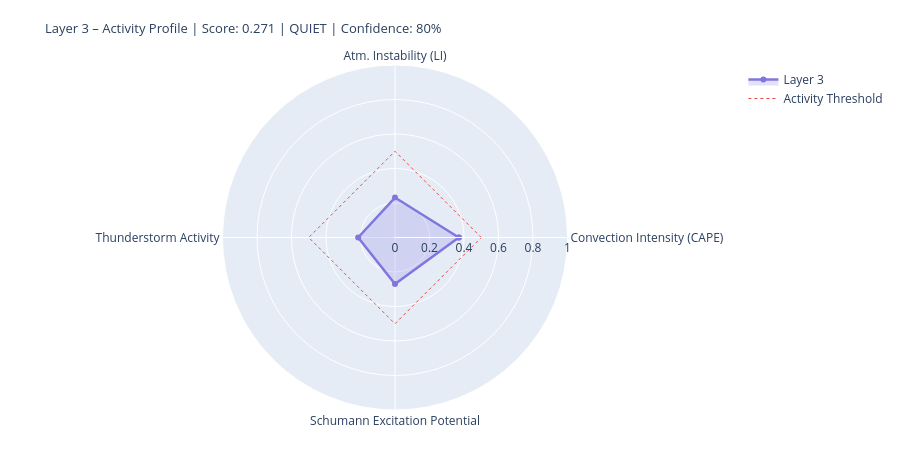

The notebook cell this image was saved under:
### Markdown cell above
---
## 4. State Assessment & Handoff to Layer 4/5

### Code cell
# ============================================================
# LAYER-3-SCORE
# Five dynamic components
# ============================================================

def norm(v, lo, hi):
    if v is None or (isinstance(v, float) and math.isnan(v)): return None
    return round(max(0.0, min(1.0, (v - lo) / (hi - lo))), 4)

# --- 1) Convection intensity (global CAPE mean) ---
cape_mean = df_atm['cape'].dropna().mean() if not df_atm.empty else None
conv_score = norm(cape_mean, 0, 3000)
conv_src   = 'primary' if cape_mean is not None else 'missing'

# --- 2) Atmospheric instability (LI mean) ---
li_mean   = df_atm['li'].dropna().mean() if not df_atm.empty else None
# Negative LI = unstable → higher score
instab_score = norm(-li_mean if li_mean is not None else None, -6, 6)
instab_src   = 'primary' if li_mean is not None else 'missing'

# --- 3) Thunderstorm activity (mean thunder score + WMO count) ---
thunder_mean = df_atm['thunder_score'].mean() if not df_atm.empty else None
n_thunder    = int(df_atm['thunderstorm'].sum()) if not df_atm.empty else 0
thunder_score_val = norm(
    (thunder_mean or 0) * 0.7 + n_thunder * 0.1, 0, 1.0
) if thunder_mean is not None else None
thunder_src = 'primary'

# --- 4) Schumann excitation potential (weighted Schumann contribution) ---
schumann_pot = df_atm['schumann_contribution'].mean() if not df_atm.empty else None
# Boosted by Layer-2 thunderstorm trigger
if schumann_pot is not None and l2_thunder:
    schumann_pot = min(1.0, schumann_pot * 1.2)
schumann_score = norm(schumann_pot, 0, 1.0) if schumann_pot is not None else None
schumann_src   = 'derived'

# --- 5) Storm activity (NASA EONET) ---
# Distinction: None = data not loaded, 0.0 = loaded but no events
storm_score = None
storm_src   = 'missing'
if raw.get('storms') is not None:          # API reached successfully
    storm_score = norm(len(storm_events), 0, 30) if storm_events else 0.0
    storm_src   = 'primary'

# X-Ray and Kp: context only, not in dynamic score
# (X-Ray = Layer-0/4 driver; Kp = geomagnetic index, not a lightning proxy)
xray_context = None
if raw.get('xray'):
    df_xc = pd.DataFrame(raw['xray'])
    fc = next((c for c in df_xc.columns
               if any(k in c.lower() for k in ['flux','long']) and 'time' not in c.lower()),
              df_xc.columns[1])
    df_xc[fc] = pd.to_numeric(df_xc[fc], errors='coerce')
    xray_last = df_xc[fc].dropna().iloc[-1] if not df_xc[fc].dropna().empty else None
    if xray_last:
        xray_class = ('X' if xray_last>=1e-4 else 'M' if xray_last>=1e-5
                      else 'C' if xray_last>=1e-6 else 'B')
        xray_context = {'flux': float(xray_last), 'class': xray_class}
        print(f'X-Ray context: {xray_class}-class ({xray_last:.2e} W/m²)')

# --- Aggregate ---
COMPONENTS = {
    'Convection Intensity (CAPE)':  {'score': conv_score,       'source': conv_src,    'dynamic': True},
    'Atm. Instability (LI)':         {'score': instab_score,     'source': instab_src,  'dynamic': True},
    'Thunderstorm Activity':              {'score': thunder_score_val, 'source': thunder_src, 'dynamic': True},
    'Schumann Excitation Potential':   {'score': schumann_score,   'source': schumann_src,'dynamic': True},
    'Active Storm Events (EONET)': {'score': storm_score,      'source': storm_src,   'dynamic': True},
}

available   = {k: v['score'] for k, v in COMPONENTS.items() if v['score'] is not None}
unavailable = [k for k, v in COMPONENTS.items() if v['score'] is None]
layer3_score = round(sum(available.values()) / len(available), 4) if available else None
confidence   = round(len(available) / len(COMPONENTS), 2)
level = ('unknown' if layer3_score is None
         else 'quiet'   if layer3_score < 0.3
         else 'moderate' if layer3_score < 0.6
         else 'active')
dominant_l3 = max(available, key=available.get) if available else 'none'

# --- Ausgabe ---
W = 68
print('=' * W)
print('LAYER 3 – ATMOSPHERE / WEATHER / THUNDERSTORMS – STATE ASSESSMENT')
print('=' * W)
for name, comp in COMPONENTS.items():
    s = comp['score']
    if s is not None:
        bar = '█' * int(s * 20) + '░' * (20 - int(s * 20))
        print(f'  {name:<36} {bar}  {s:.3f}  [{comp["source"]}]')
    else:
        print(f'  {name:<36} {"─" * 20}  n/a   [missing]')
print('-' * W)
print(f'  Score:        {layer3_score:.3f}  ({len(available)}/{len(COMPONENTS)} components)')
print(f'  Confidence:   {confidence:.0%}')
print(f'  Level:        {level.upper()}')
print(f'  Dominant:     {dominant_l3}')
print(f'  CAPE mean:    {cape_mean:.0f} J/kg' if cape_mean else '  CAPE mean:    n/a')
print(f'  LI mean:      {li_mean:.1f} K' if li_mean is not None else '  LI mean:      n/a')
print(f'  Thunderstorms:{n_thunder} points (WMO)  +  {len(storm_events)} NASA EONET')
print('=' * W)

# Radar
cats   = list(available.keys())
vals_r = list(available.values())
if len(cats) >= 3:
    fig = go.Figure()
    fig.add_trace(go.Scatterpolar(
        r=vals_r + [vals_r[0]], theta=cats + [cats[0]],
        fill='toself', fillcolor='rgba(127,119,221,0.22)',
        line=dict(color='#7F77DD', width=2.5), name='Layer 3'
    ))
    fig.add_trace(go.Scatterpolar(
        r=[0.5] * (len(cats)+1), theta=cats + [cats[0]],
        line=dict(color='#E24B4A', dash='dot', width=1),
        mode='lines', name='Activity Threshold'
    ))
    fig.update_layout(
        title=dict(
            text=f'Layer 3 – Activity Profile | Score: {layer3_score:.3f} | {level.upper()} | Confidence: {confidence:.0%}',
            font=dict(size=13)
        ),
        polar=dict(radialaxis=dict(visible=True, range=[0, 1])),
        height=450, showlegend=True,
        margin=dict(l=60, r=60, t=65, b=40)
    )
    fig.show()

### Figure 1 — Plotly figure (JSON) as saved in the notebook; plotly's stock layout.template omitted (floating-point values rounded to 4 significant figures)
{"data": [{"fill": "toself", "fillcolor": "rgba(127,119,221,0.22)", "line": {"color": "#7F77DD", "width": 2.5}, "name": "Layer 3", "r": [0.37, 0.2317, 0.2135, 0.2696, 0.37], "theta": ["Convection Intensity (CAPE)", "Atm. Instability (LI)", "Thunderstorm Activity", "Schumann Excitation Potential", "Convection Intensity (CAPE)"], "type": "scatterpolar"}, {"line": {"color": "#E24B4A", "dash": "dot", "width": 1}, "mode": "lines", "name": "Activity Threshold", "r": [0.5, 0.5, 0.5, 0.5, 0.5], "theta": ["Convection Intensity (CAPE)", "Atm. Instability (LI)", "Thunderstorm Activity", "Schumann Excitation Potential", "Convection Intensity (CAPE)"], "type": "scatterpolar"}], "layout": {"height": 450, "margin": {"b": 40, "l": 60, "r": 60, "t": 65}, "polar": {"radialaxis": {"range": [0, 1], "visible": true}}, "showlegend": true, "title": {"font": {"size": 13}, "text": "Layer 3 – Activity Profile | Score: 0.271 | QUIET | Confidence: 80%"}}}
